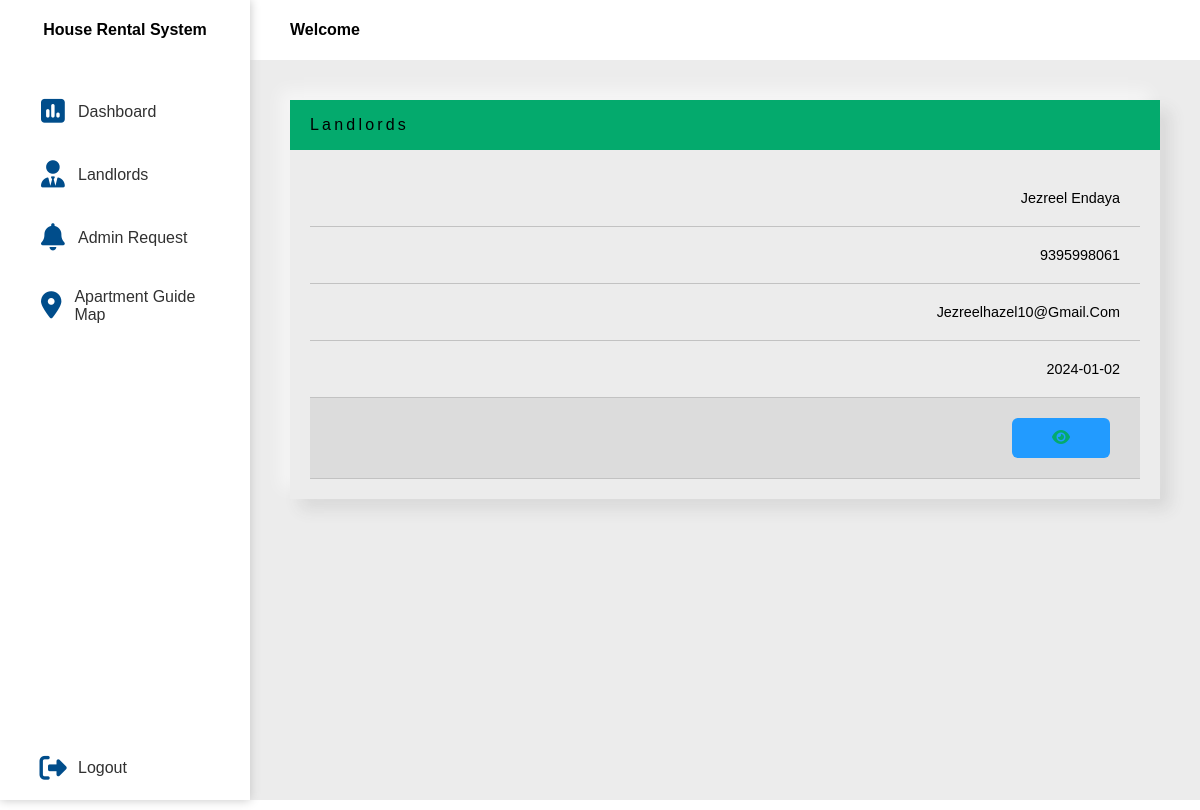
/admin/landlord.php, run on the app's committed database.
### tables this page shows
CREATE TABLE `tblowners` (
  `Owner_ID` int(11) NOT NULL,
  `User_ID` int(11) NOT NULL,
  `Firstname` varchar(55) NOT NULL,
  `Lastname` varchar(55) NOT NULL,
  `Contact_Number` bigint(15) NOT NULL,
  `Membership_StartDate` date NOT NULL,
  `Membership_EndDate` date NOT NULL
);

CREATE TABLE `tbluser` (
  `User_ID` int(11) NOT NULL,
  `Email_Address` varchar(55) NOT NULL,
  `Password` varchar(255) NOT NULL,
  `verify_token` varchar(55) NOT NULL,
  `verify_status` tinyint(2) NOT NULL DEFAULT 0 COMMENT '0=no,1=yes',
  `User_Type` varchar(55) NOT NULL
);

### admin/landlord.php (the view, shortened to what this page needs)
<?php
include_once "../connection/dbcon.php";
?>
<!DOCTYPE html>
<html lang="en">
<head>
    <link rel="stylesheet" href="css/style.css">
    <link rel="stylesheet" href="css/table.css">
    <link rel="stylesheet" href="css/input-handler.css">
</head>
<body>
    <div class="container">
        <?php include 'include/sidebar.php' ?>
        <main>
            <header>
                <h1>Welcome</h1>
            </header>
            <div class="content">
                <div class="body">
                    <div class="view-information all-table">
                        <div class="heading">
                            <p>Landlords    </p>
                        </div>
                        <div class="table-body">
                            <?php
                                $owner_query = "SELECT `tbluser`.*, `tblowners`.*
                                    FROM `tbluser`
                                    LEFT JOIN `tblowners` ON `tblowners`.`User_ID` = `tbluser`.`User_ID` where tbluser.User_Type='Owner';";
                                $owner_result = $con->query($owner_query);
                            if($owner_result->num_rows>0){
                            ?>
                            <table class="table-default">
                                <tbody>
                                <?php
                                foreach ($owner_result  as $owner_row) { ?>
                                    <tr>
                                        <td data-title=""><?php echo $owner_row["Firstname"]." ".$owner_row["Lastname"]; ?></td>
                                        <td data-title=""><?php echo $owner_row["Contact_Number"]; ?></td>
                                        <td data-title=""><?php echo $owner_row["Email_Address"]; ?></td>
                                        <td data-title=""><?php echo $owner_row["Membership_StartDate"]; ?></td>
                                        <?php
                                            $ownerid =  $owner_row["Owner_ID"];
                                        ?>
                                        <td data-title="">
                                            <a href="apartment.php?ownerid=<?php echo $ownerid ?>" class="edit">
                                                <i class="fa-solid fa-eye"></i>
                                            </a>
                                        </td>
                                    </tr>
                                <?php  }
                                ?>
                                </tbody>
                            </table>
                            <?php
                            }else{
                                ?> <div class="empty-content">
                                    <p>No Registered Apartment</p>
                                </div><?php
                            }
                            ?>
                        </div>
                    </div>
                </div>
            </div>
        </main>
    </div>
</body>
</html>

### admin/css/style.css (style rules this page uses)
:root { --main-font-family: Arial, Helvetica, sans-serif; --main-color: #004d8b; --secondary-color: #229bff; --warning: rgb(255, 87, 87); --success: #04AA6D; --success-hover: #028d5a; }
.heading { background-color: var(--main-color); padding: 10px 20px; color: white; letter-spacing: 0.2rem; display: flex; justify-content: space-between; align-items: center; width: 100%; line-height: 30px; }
.content .body { width: 100%; display: grid; grid-gap: 20px; }
@media only screen and (max-width: 1400px) { .all-table { max-height: 800px; overflow: auto; } }
@media only screen and (max-width: 1400px) { .table-default td { display: flex; justify-content: space-between; position: relative; border-bottom: 1px solid rgb(194, 194, 194); } }
@media only screen and (max-width: 1400px) { .table-default td::before { content: attr(data-title); font-weight: bold; } }
@media only screen and (max-width: 1400px) { .table-default td:last-child { display: flex; justify-content: flex-end; gap: 10px; width: 100%; background-color: gainsboro; } }
@media only screen and (max-width: 1400px) { .table-default td:last-child a { margin-right: 10px; line-height: 40px; padding: 0 40px; border-radius: 6px; } }
@media only screen and (max-width: 1400px) { .table-default td:last-child .edit { background-color: var(--secondary-color); text-decoration: none; } }

### admin/css/table.css (style rules this page uses)
:root { --main-font-family: Arial, Helvetica, sans-serif }
.all-table { background-color: #ececec; box-shadow: -10px -10px 15px rgba(255, 255, 255, 0.5), 10px 10px 15px rgba(70, 70, 70, 0.12); overflow: hidden; display: flex; flex-direction: column; flex: 3; min-width: 350px; height: 100%; }
.all-table .table-body { padding: 20px; overflow: auto; }
.table-default { border-collapse: collapse; width: 100%; table-layout: fixed; }
.table-default tbody tr { text-align: center; }
.table-default th, .table-default td { padding: 20px; word-break: normal; }
.table-default td { font-size: .9rem; text-transform: capitalize; font-family: var(--main-font-family); }
.table-default td i { color: #04AA6D; }

### admin/css/input-handler.css (style rules this page uses)
.heading { background-color: #04aa6d; padding: 10px 20px; color: black; letter-spacing: 0.2rem; display: flex; justify-content: space-between; align-items: center; width: 100%; line-height: 30px; }
a { color: black; text-decoration: none; }

### admin/include/sidebar.css (style rules this page uses)
:root { --main-font-family: Arial, Helvetica, sans-serif; --main-color: #004d8b; --secondary-color: #229bff; --warning: rgb(255, 87, 87); --success: #04AA6D; --success-hover: #028d5a; }
* { margin: 0; padding: 0; box-sizing: border-box; font-family: 'Franklin Gothic Medium', 'Arial Narrow', Arial, sans-serif; font-size: 16px; }
body { width: 100vw; height: 100vh; display: flex; justify-content: center; overflow: hidden; }
.container { display: flex; width: 100%; height: 100%; max-width: 1920px; background-color: #ececec; }
.container main { width: 100%; }
main header { width: 100%; line-height: 60px; background-color: white; padding: 0 40px; }
main .content { width: 100%; height: auto; max-height: 95%; padding: 40px; display: flex; flex-wrap: wrap; gap: 20px; overflow: auto; }

### data on the page
tblowners: Firstname "Jezreel", Lastname "Endaya", Contact_Number "9395998061", User_ID.Email_Address "Jezreelhazel10@gmail.com", Membership_StartDate "2024-01-02"
